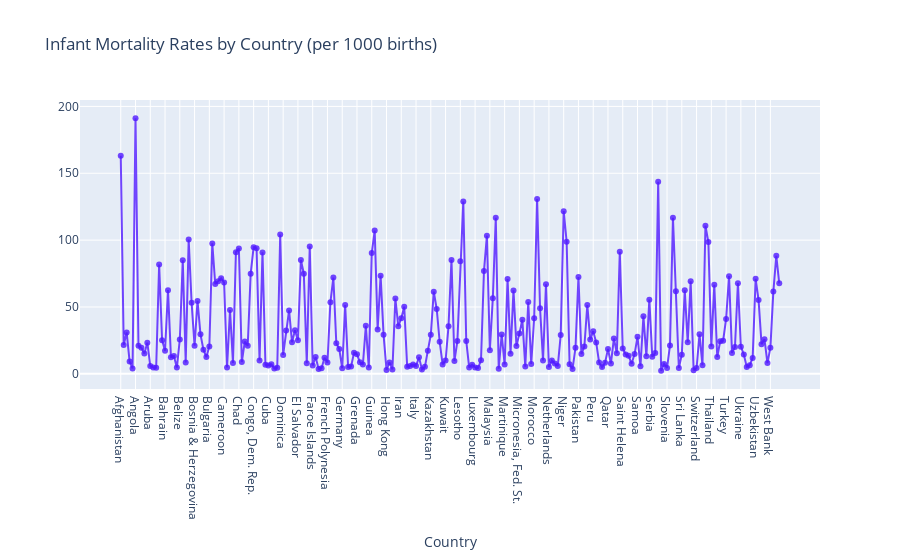

The cell this chart's notebook holds for it:
### Code cell
infantMortality= go.Scatter(
                    x = data_infant_morality.Country,
                    y = data_infant_morality['Infant mortality (per 1000 births)'],
                    mode = "lines+markers",
                    name = "Infant Mortality Rates",
                    marker = dict(color = 'rgba(80, 26, 255, 0.8)'),
                    text= data_infant_morality.Country)
data = [infantMortality]
layout = dict(title = 'Infant Mortality Rates by Country (per 1000 births)',
              xaxis= dict(title= 'Country',ticklen= 5,zeroline= False)
             )
fig = dict(data = data, layout = layout)
iplot(fig)

### Figure 1 — Plotly figure (JSON) as saved in the notebook; plotly's stock layout.template omitted (floating-point values rounded to 4 significant figures; data arrays with more than 128 entries replaced by an {"elided": "..."} marker saying what was removed)
{"data": [{"marker": {"color": "rgba(80, 26, 255, 0.8)"}, "mode": "lines+markers", "name": "Infant Mortality Rates", "text": {"elided": "224 str values"}, "type": "scatter", "x": {"elided": "224 str values"}, "y": {"elided": "224 float values"}}], "layout": {"title": {"text": "Infant Mortality Rates by Country (per 1000 births)"}, "xaxis": {"ticklen": 5, "title": {"text": "Country"}, "zeroline": false, "type": "category", "range": [-13.99, 237.0], "autorange": true}, "yaxis": {"type": "linear", "range": [-17.85, 211.3], "autorange": true}, "autosize": true}}
